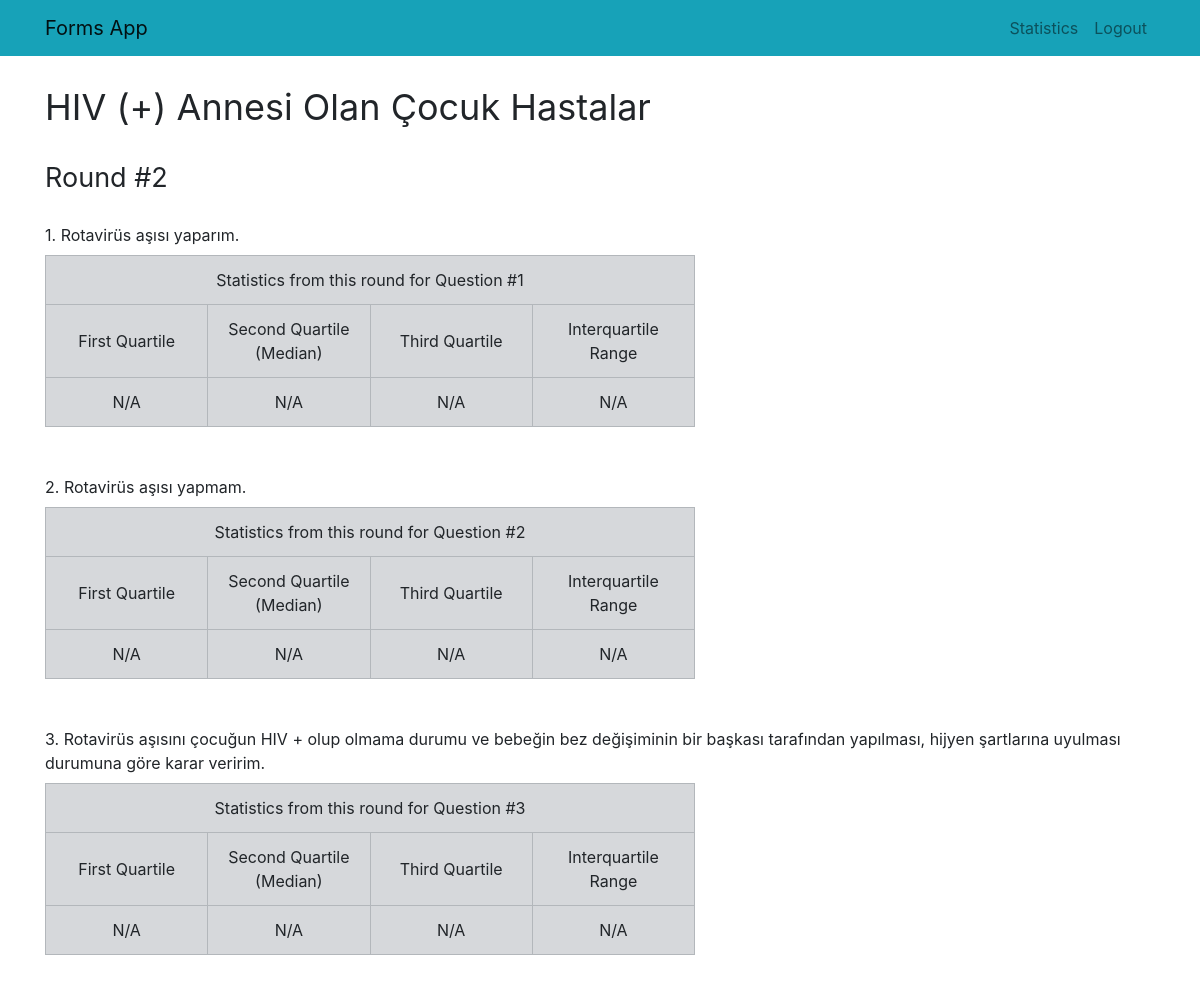
Page /form_stats/5cf0bb078c114f5b943ef7b76259bba8/ (signed in) on the committed database.
### form_app/models.py (models this page shows)
class Form(models.Model):
  type_id = models.IntegerField()
  title = models.CharField(max_length=150)
  id = models.UUIDField(default=uuid.uuid4, unique=True, primary_key=True, editable=False)
  visible = models.BooleanField(default=False)

class Question(models.Model):
  description = models.TextField(max_length=500)
  forms = models.ManyToManyField(Form)
  id = models.UUIDField(default=uuid.uuid4, unique=True, primary_key=True, editable=False)

### form_app/views.py (the view)
# urls.py: path('form_stats/<str:form_id>/', views.formStatsPage, name="form_stats"),
@login_required(login_url='login')
def formStatsPage(request, form_id):
    form = Form.objects.get(id=form_id)
    if not request.user.is_superuser:
        return redirect('main')
    if AnswerSheet.objects.filter(form=form).filter(user=request.user):
        return redirect('main')
    questions = list(Question.objects.filter(forms__id=form.id))
    questions = sorted(questions, key=lambda x: x.description)
    old_answers = []
    first_quartile = []
    median = []
    third_quartile = []
    iqr = []
    for i in questions:
        oldAnswer = AnswerQuestion.objects.filter(question=i).filter(
            answer_sheet__form__type_id=form.type_id)
        old_answers.clear()
        for j in oldAnswer:
            old_answers.append(int(j.option))
        if len(old_answers) == 0:
            first_quartile.append("N/A")
            median.append("N/A")
            third_quartile.append("N/A")
            iqr.append("N/A")
        else:
            values = np.percentile(old_answers, [25, 50, 75])
            first_quartile.append("{:.2f}".format(values[0]))
            median.append("{:.2f}".format(values[1]))
            third_quartile.append("{:.2f}".format(values[2]))
            iqr.append("{:.2f}".format(values[2] - values[0]))
    return render(request, 'formStats.html', {'form': form, 'listOfArgs': zip(questions, first_quartile, median, third_quartile, iqr)})

### form_app/templates/formStats.html (shortened to what this page needs)
{% load static %}
<!DOCTYPE html>
<html>
<head>
  <link rel='stylesheet' type='text/css' media='screen' href="{% static 'style.css' %}">
  <link rel="stylesheet" href="https://stackpath.bootstrapcdn.com/bootstrap/4.3.1/css/bootstrap.min.css">
</head>
<body>
  <nav class="navbar navbar-expand-lg navbar-light bg-info">
    <div class="container">
      <div class="collapse navbar-collapse" id="navbarText">
        <a class="navbar-brand" href="/">Forms App</a>
        <ul class="navbar-nav ml-auto">
          {% if user.is_superuser %}
            <li class="nav-item">
              <a href="{% url 'stats' %}" class="nav-link">Statistics</a>
            </li>
          {% endif %}
          <li class="nav-item">
            <a href="{% url 'logout' %}" class="nav-link">Logout</a>
          </li>
        </ul>
      </div>
    </div>
  </nav>
  <div class="container">
    <div class="my-4" style="font-size:3vw">{{form.title}}</div>
    <div class="mb-4" style="font-size:2.25vw">Round #{{form.type_id}}</div>
    {% if form %}
      {% for question, fq, m, tq, iqr in listOfArgs %}
        <div class="mb-2">{{forloop.counter}}. {{question.description}}</div>
        <table class="table table-bordered table-secondary" style="width: 650px;">
          <tbody>
            <tr>
              <td style="text-align: center;" colspan="4">Statistics from this round for Question #{{forloop.counter}}</td>
            </tr>
            <tr>
              <td style="text-align: center; vertical-align: middle;" width="25%">First Quartile</td>
              <td style="text-align: center; vertical-align: middle;" width="25%">Second Quartile (Median)</td>
              <td style="text-align: center; vertical-align: middle;" width="25%">Third Quartile</td>
              <td style="text-align: center; vertical-align: middle;" width="25%">Interquartile Range</td>
            </tr>
            <tr>
              <td style="text-align: center;">{{fq}}</td>
              <td style="text-align: center;">{{m}}</td>
              <td style="text-align: center;">{{tq}}</td>
              <td style="text-align: center;">{{iqr}}</td>
            </tr>
          </tbody>
        </table>
      {% endfor %}
    {% endif %}
  </div>
</body>
</html>

### rows in the picture
Form: title "HIV (+) Annesi Olan Çocuk Hastalar", type_id "2"
Question: description "Rotavirüs aşısı yaparım.", fq "N/A", m "N/A", tq "N/A", iqr "N/A"
Question: description "Rotavirüs aşısı yapmam.", fq "N/A", m "N/A", tq "N/A", iqr "N/A"
Question: description "Rotavirüs aşısını çocuğun HIV + olup olmama durumu ve bebeğin bez değişiminin bir başkası tarafından yapılması, hijyen şartlarına uyulması durumuna göre karar veririm.", fq "N/A", m "N/A", tq "N/A", iqr "N/A"
